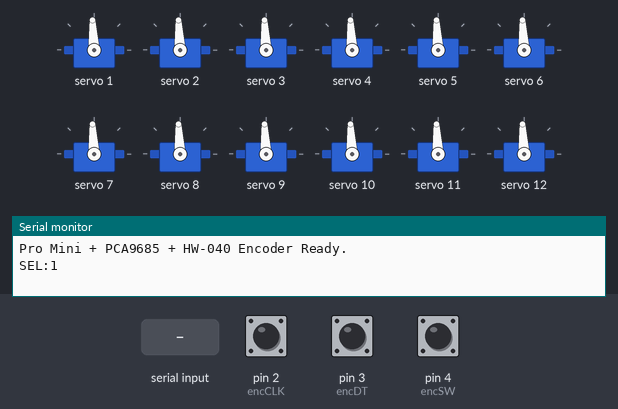
A program run on a simulated Arduino Pro Mini, built with avr-gcc and run on an emulated ATmega328P. Parts: 12 × servo, the last lines printed to the serial monitor. Inputs (shaded band) come from the test bench; at power-on: pin 2 (encCLK) HIGH, pin 3 (encDT) HIGH, pin 4 (encSW) HIGH.

Above: at 1.8 s.
1.9 s: pin 2 (encCLK) pulled LOW for 0.15 s
At 2.7 s:
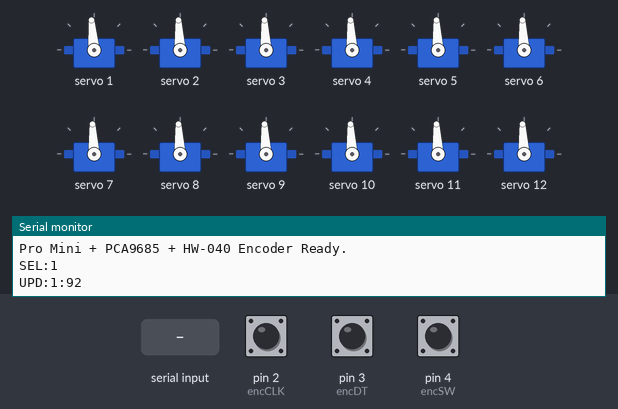
3.5 s: pin 2 (encCLK) pulled LOW for 1 s
At 4.0 s:
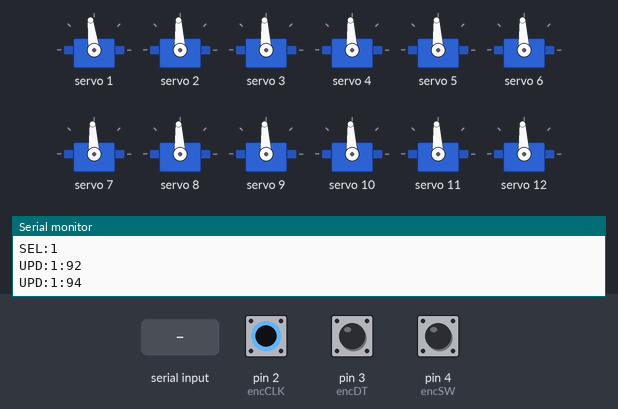
6.0 s: pin 2 (encCLK) pulsed LOW 5 times (0.12 s each, 0.3 s apart)
At 8.1 s:
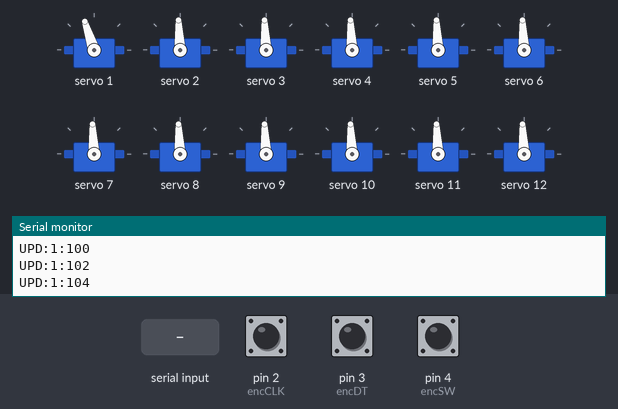
9.0 s: "1:90\n" received over Serial
At 10.0 s:
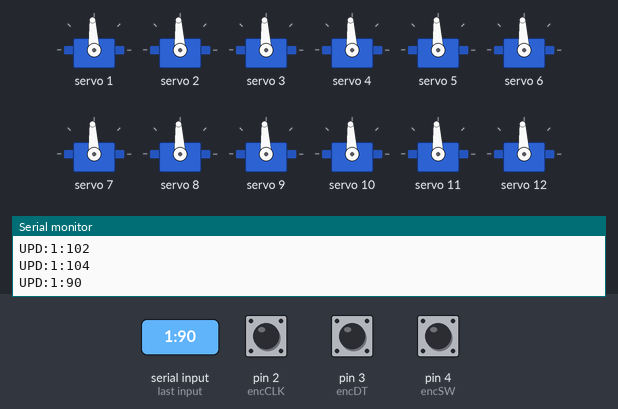
Timing chart, 0 to 11.6 s (numbered marks = the images above; inputs shaded):
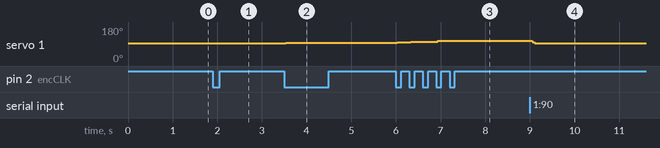

The program:

main.cpp
```cpp
#include <Arduino.h>
#include <Wire.h>
#include <Adafruit_PWMServoDriver.h>
#include <Adafruit_GFX.h>
#include <Adafruit_SSD1306.h>

// --- إعدادات الشاشة OLED ---
#define SCREEN_WIDTH 128
#define SCREEN_HEIGHT 64
#define OLED_RESET    -1
Adafruit_SSD1306 display(SCREEN_WIDTH, SCREEN_HEIGHT, &Wire, OLED_RESET);

// --- إعدادات متحكم السيرفو PCA9685 ---
Adafruit_PWMServoDriver pwm = Adafruit_PWMServoDriver();
#define USMIN  500    // طول النبضة عند زاوية 0 (بالميكروثانية)
#define USMAX  2500   // طول النبضة عند زاوية 180 (بالميكروثانية)
#define SERVO_FREQ 50 // التردد 50Hz

// --- دبابيس الـ Rotary Encoder (HW-040) على Arduino Pro Mini ---
const int encCLK = 2; // Pin D2 (يدعم Hardware Interrupt INT0)
const int encDT  = 3; // Pin D3 (يدعم Hardware Interrupt INT1)
const int encSW  = 4; // Pin D4 (زر الضغط)

// متغيرات القنوات والزوايا
// القناة 0 ملغية / غير مستخدمة بناءً على طلبك
volatile int currentSelectedChannel = 1; // نبدأ من القناة 1
int currentAngles[16];
int currentMicro[16];
int targetMicro[16];

// متغيرات الانتربت
volatile bool encoderMoved = false;
volatile int encoderDir = 0;
volatile bool buttonPressed = false;

// إعدادات الحركة الناعمة (Smooth Motion)
unsigned long lastUpdateMillis = 0;
const int SMOOTH_DELAY = 15; // ملي ثانية بين كل حركة تدريجية
const int SMOOTH_STEP = 25;  // حجم الخطوة بالميكروثانية

// ISR لدوران الـ Rotary Encoder
void encoderISR() {
  static unsigned long lastInterruptTime = 0;
  unsigned long interruptTime = millis();
  if (interruptTime - lastInterruptTime > 5) { // مانع ارتداد 5ms
    if (digitalRead(encDT) != digitalRead(encCLK)) {
      encoderDir = 1;  // يمين (زيادة)
    } else {
      encoderDir = -1; // شمال (نقصان)
    }
    encoderMoved = true;
    lastInterruptTime = interruptTime;
  }
}

// تحديث بيانات الشاشة OLED
void updateDisplay(int channel, int angle) {
  display.clearDisplay();

  // الجزء العلوي (أول 16 بكسل - لون أصفر بالشاشات ثنائية اللون)
  display.setTextSize(1);
  display.setTextColor(SSD1306_WHITE);
  display.setCursor(18, 4);
  display.println(F("SERVO TESTER READY"));

  // خط فاصل أنيق
  display.drawLine(0, 15, 128, 15, SSD1306_WHITE);

  // الجزء السفلي (اللون الأزرق)
  display.setTextSize(2);
  display.setCursor(10, 24);
  display.print(F("CH : "));
  display.println(channel);

  display.setCursor(10, 46);
  display.print(F("ANG: "));
  display.print(angle);
  display.setTextSize(1);
  display.print((char)247); // علامة الدرجة °

  display.display();
}

void setup() {
  Serial.begin(9600);
  Serial.println(F("Pro Mini + PCA9685 + HW-040 Encoder Ready."));

  // تهيئة دبابيس الـ Encoder مع Pull-up الداخلي
  pinMode(encCLK, INPUT_PULLUP);
  pinMode(encDT, INPUT_PULLUP);
  pinMode(encSW, INPUT_PULLUP);

  // تفعيل المقاطعة (Interrupts) على Pin D2
  attachInterrupt(digitalPinToInterrupt(encCLK), encoderISR, FALLING);

  // تهيئة مشغل السيرفو PCA9685 عبر I2C (A4: SDA, A5: SCL)
  pwm.begin();
  pwm.setOscillatorFrequency(27000000);
  pwm.setPWMFreq(SERVO_FREQ);

  // تهيئة زوايا ونبضات كل القنوات على 90 درجة افتراضياً
  for (int i = 0; i < 16; i++) {
    currentAngles[i] = 90;
    currentMicro[i] = map(90, 0, 180, USMIN, USMAX);
    targetMicro[i] = currentMicro[i];
    if (i != 0) { // تجاهل القناة 0
      pwm.writeMicroseconds(i, currentMicro[i]);
    }
  }

  // تهيئة شاشة OLED
  if (!display.begin(SSD1306_SWITCHCAPVCC, 0x3C)) {
    Serial.println(F("OLED init failed!"));
  } else {
    display.clearDisplay();
    display.setTextSize(1);
    display.setTextColor(SSD1306_WHITE);
    display.setCursor(16, 4);
    display.println(F("SYSTEM STARTED"));
    display.drawLine(0, 15, 128, 15, SSD1306_WHITE);

    display.setTextSize(2);
    display.setCursor(15, 30);
    display.println(F("TESTER READY"));
    display.display();
  }

  delay(500);
  // عرض القناة الافتراضية الأولى (CH: 1)
  updateDisplay(currentSelectedChannel, currentAngles[currentSelectedChannel]);
  Serial.print(F("SEL:"));
  Serial.println(currentSelectedChannel);
}

void loop() {
  // 1. فحص زر الـ Rotary Encoder لتغيير القناة (SW)
  static int lastButtonState = HIGH;
  static unsigned long lastDebounceTime = 0;
  int buttonReading = digitalRead(encSW);

  if (buttonReading != lastButtonState) {
    lastDebounceTime = millis();
  }

  if ((millis() - lastDebounceTime) > 50) {
    if (buttonReading == LOW && !buttonPressed) {
      buttonPressed = true;

      // الانتقال للقناة التالية وتخطي القناة 0
      currentSelectedChannel++;
      if (currentSelectedChannel > 15) {
        currentSelectedChannel = 1; // الدوران من 1 إلى 15 (استبعاد 0)
      }

      // تحديث الشاشة والسيريال
      updateDisplay(currentSelectedChannel, currentAngles[currentSelectedChannel]);
      Serial.print(F("SEL:"));
      Serial.println(currentSelectedChannel);
    } else if (buttonReading == HIGH) {
      buttonPressed = false;
    }
  }
  lastButtonState = buttonReading;

  // 2. فحص دوران الـ Rotary Encoder لتعديل الزاوية
  if (encoderMoved) {
    encoderMoved = false;
    int step = 2; // سرعة تعديل الزاوية بكل تكة (درجتان)
    int newAngle = currentAngles[currentSelectedChannel] + (encoderDir * step);

    if (newAngle < 0) newAngle = 0;
    if (newAngle > 180) newAngle = 180;

    if (newAngle != currentAngles[currentSelectedChannel]) {
      currentAngles[currentSelectedChannel] = newAngle;
      targetMicro[currentSelectedChannel] = map(newAngle, 0, 180, USMIN, USMAX);

      // تحديث الشاشة
      updateDisplay(currentSelectedChannel, newAngle);

      // إشعار السيريال لتحديث الواجهة (GUI)
      Serial.print(F("UPD:"));
      Serial.print(currentSelectedChannel);
      Serial.print(F(":"));
      Serial.println(newAngle);
    }
  }

  // 3. قراءة أوامر السيريال القادمة من الكمبيوتر (Python GUI)
  if (Serial.available() > 0) {
    String command = Serial.readStringUntil('\n');
    command.trim();

    int sepIndex = command.indexOf(':');
    if (sepIndex == -1) {
      sepIndex = command.indexOf(','); // دعم الفاصلتين , أو :
    }

    if (sepIndex > 0) {
      int ch = command.substring(0, sepIndex).toInt();
      int ang = command.substring(sepIndex + 1).toInt();

      // التحقق من القناة (استبعاد القناة 0 بناءً على طلبك)
      if (ch >= 1 && ch <= 15 && ang >= 0 && ang <= 180) {
        currentAngles[ch] = ang;
        targetMicro[ch] = map(ang, 0, 180, USMIN, USMAX);
        currentSelectedChannel = ch;

        updateDisplay(ch, ang);

        Serial.print(F("UPD:"));
        Serial.print(ch);
        Serial.print(F(":"));
        Serial.println(ang);
      }
    }
  }

  // 4. تحريك السيرفوهات بنعومة فائقة (Smooth Motion) نحو الزوايا المحددة
  unsigned long currentMillis = millis();
  if (currentMillis - lastUpdateMillis >= SMOOTH_DELAY) {
    lastUpdateMillis = currentMillis;
    for (int i = 1; i <= 15; i++) { // تخطي القناة 0
      if (currentMicro[i] != targetMicro[i]) {
        if (currentMicro[i] < targetMicro[i]) {
          currentMicro[i] += SMOOTH_STEP;
          if (currentMicro[i] > targetMicro[i]) currentMicro[i] = targetMicro[i];
        } else {
          currentMicro[i] -= SMOOTH_STEP;
          if (currentMicro[i] < targetMicro[i]) currentMicro[i] = targetMicro[i];
        }
        pwm.writeMicroseconds(i, currentMicro[i]);
      }
    }
  }
}
```

Measured:
- after the input at 1.9 s, servo 1: 93° → 95° at once
- after the input at 3.5 s, servo 1: 95° → 97° at once
- after the input at 6.0 s, servo 1: moves from 97° to 108° over 1.2 s, starting at once
- after the input at 9.0 s, servo 1: 108° → 93° after 0.05 s
